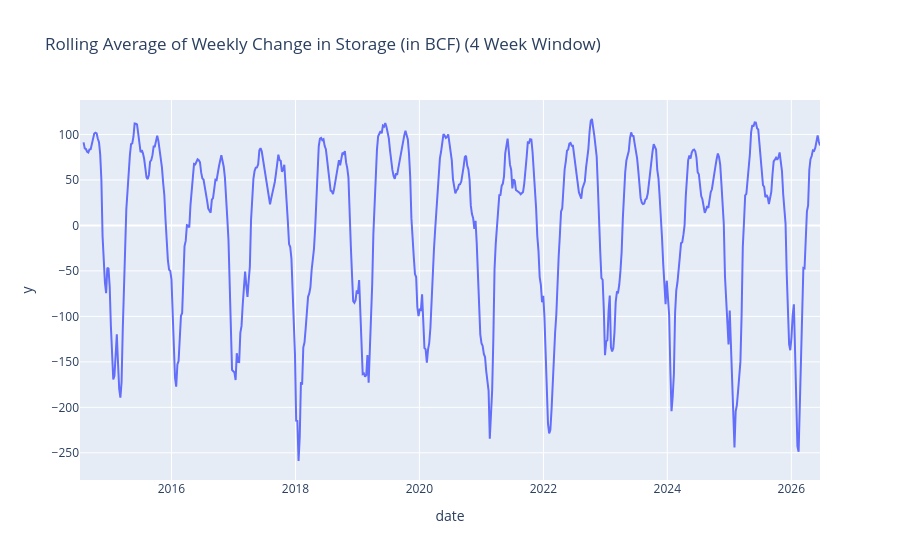

Source (notebook cell):
### Code cell
#rolling average (1 month)

rolling_4_week = storage['weekly_change_bcf'].rolling(window=4).mean()

fig6=px.line(storage, x='date', y=rolling_4_week, title='Rolling Average of Weekly Change in Storage (in BCF) (4 Week Window)')
fig6.show()

#plot weekly change by year and 4 week rolling average

### Figure 1 — Plotly figure (JSON) as saved in the notebook; plotly's stock layout.template omitted (floating-point values rounded to 4 significant figures; data arrays with more than 128 entries replaced by an {"elided": "..."} marker saying what was removed)
{"data": [{"hovertemplate": "date=%{x}<br>y=%{y}<extra></extra>", "legendgroup": "", "line": {"color": "#636efa", "dash": "solid"}, "marker": {"symbol": "circle"}, "mode": "lines", "name": "", "orientation": "v", "showlegend": false, "type": "scatter", "x": {"elided": "624 str values"}, "xaxis": "x", "y": {"elided": "624 float values"}, "yaxis": "y"}], "layout": {"legend": {"tracegroupgap": 0}, "title": {"text": "Rolling Average of Weekly Change in Storage (in BCF) (4 Week Window)"}, "xaxis": {"anchor": "y", "domain": [0, 1], "title": {"text": "date"}}, "yaxis": {"anchor": "x", "domain": [0, 1], "title": {"text": "y"}}}}
